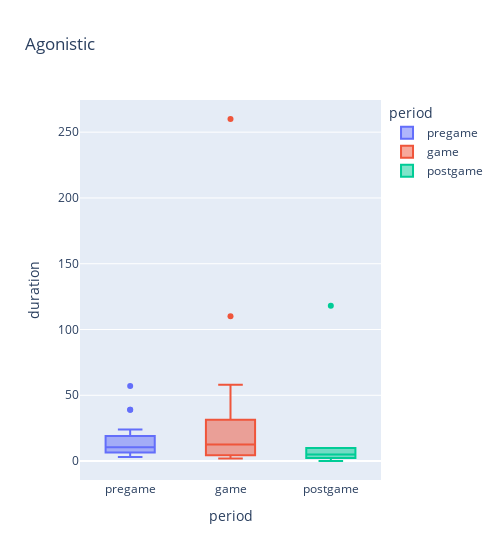

The notebook cell saved with this chart:
### Markdown cell above
# Boxplot by Behavior and monkey

### Code cell
DATA = macro_df
def box_by_behavior(subjects, behavior):
    if not isinstance(subjects, list):
        subjects=[subjects]
    df = DATA[(DATA['subject'].isin(subjects))&(DATA['macro_bhv']==behavior)]
    fig = px.box(df, x='period', y='duration', color='period', width=500, title=behavior)
    return fig

fig = box_by_behavior(list(DATA['subject'].unique()), 'Agonistic')
fig.show()

def pie_by_period(subjects, period):
    pass

### Figure 1 — Plotly figure (JSON) as saved in the notebook; plotly's stock layout.template omitted (floating-point values rounded to 4 significant figures)
{"data": [{"alignmentgroup": "True", "hovertemplate": "period=%{x}<br>duration=%{y}<extra></extra>", "legendgroup": "pregame", "marker": {"color": "#636efa"}, "name": "pregame", "notched": false, "offsetgroup": "pregame", "orientation": "v", "showlegend": true, "type": "box", "x": ["pregame", "pregame", "pregame", "pregame", "pregame", "pregame", "pregame", "pregame", "pregame", "pregame", "pregame", "pregame", "pregame", "pregame", "pregame", "pregame", "pregame", "pregame", "pregame", "pregame"], "x0": " ", "xaxis": "x", "y": [14, 11, 5, 3, 8, 10, 5, 39, 39, 57, 12, 23, 8, 10, 4, 5, 12, 9, 24, 15], "y0": " ", "yaxis": "y"}, {"alignmentgroup": "True", "hovertemplate": "period=%{x}<br>duration=%{y}<extra></extra>", "legendgroup": "game", "marker": {"color": "#EF553B"}, "name": "game", "notched": false, "offsetgroup": "game", "orientation": "v", "showlegend": true, "type": "box", "x": ["game", "game", "game", "game", "game", "game", "game", "game", "game", "game", "game", "game", "game", "game", "game", "game"], "x0": " ", "xaxis": "x", "y": [20, 10, 58, 16, 260, 110, 41, 22, 11, 2, 14, 6, 4, 2, 4, 5], "y0": " ", "yaxis": "y"}, {"alignmentgroup": "True", "hovertemplate": "period=%{x}<br>duration=%{y}<extra></extra>", "legendgroup": "postgame", "marker": {"color": "#00cc96"}, "name": "postgame", "notched": false, "offsetgroup": "postgame", "orientation": "v", "showlegend": true, "type": "box", "x": ["postgame", "postgame", "postgame", "postgame", "postgame", "postgame", "postgame", "postgame", "postgame", "postgame", "postgame"], "x0": " ", "xaxis": "x", "y": [10, 2, 0.053, 118, 5, 5, 5, 10, 10, 2, 3], "y0": " ", "yaxis": "y"}], "layout": {"boxmode": "overlay", "legend": {"title": {"text": "period"}, "tracegroupgap": 0}, "title": {"text": "Agonistic"}, "width": 500, "xaxis": {"anchor": "y", "categoryarray": ["pregame", "game", "postgame"], "categoryorder": "array", "domain": [0, 1], "title": {"text": "period"}}, "yaxis": {"anchor": "x", "domain": [0, 1], "title": {"text": "duration"}}}}
